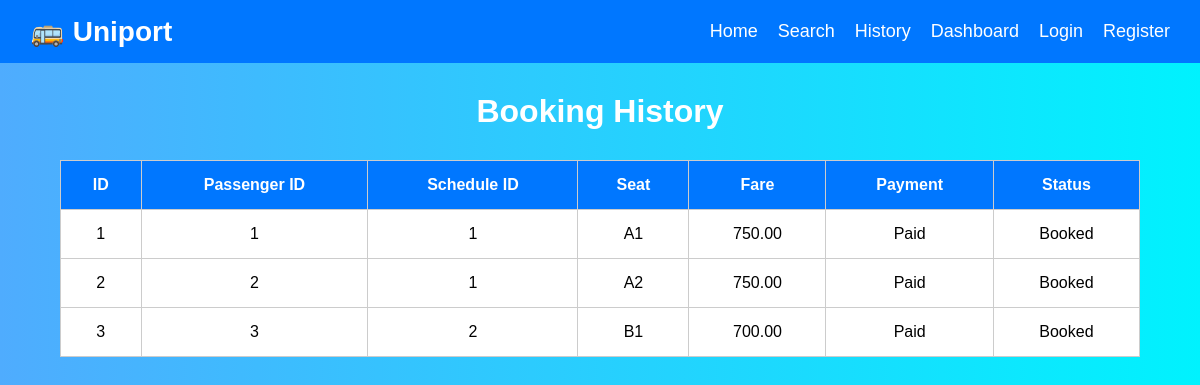
The page /history.php on the database its author committed.
### tables this page shows
CREATE TABLE bookings (
    booking_id INT AUTO_INCREMENT PRIMARY KEY,

    passenger_id INT NOT NULL,
    schedule_id INT NOT NULL,

    seat_number VARCHAR(10) NOT NULL,

    booking_date DATETIME DEFAULT CURRENT_TIMESTAMP,

    total_fare DECIMAL(10,2) NOT NULL,

    payment_status ENUM('Unpaid', 'Paid') DEFAULT 'Unpaid',

    booking_status ENUM('Booked', 'Cancelled') DEFAULT 'Booked',

    active_seat VARCHAR(10) GENERATED ALWAYS AS (
        CASE
            WHEN booking_status = 'Booked'
            THEN seat_number
            ELSE NULL
        END
    ) STORED,

    FOREIGN KEY (passenger_id)
    REFERENCES passengers(passenger_id)
    ON UPDATE CASCADE,

    FOREIGN KEY (schedule_id)
    REFERENCES schedules(schedule_id)
    ON UPDATE CASCADE,

    UNIQUE KEY unique_booked_seat (schedule_id, active_seat)
);

### history.php (the view, shortened to what this page needs)
<?php
include 'connect.php';
$sql = "SELECT * FROM bookings";
$result = mysqli_query($conn,$sql);
?>
<!DOCTYPE html>
<html>
<head>
<link rel="stylesheet" href="style.css">
</head>
<body>
<?php include 'includes/navbar.php'; ?>
<h1 style="text-align:center; margin-top:30px; color:white;">
Booking History
</h1>
<table>
<tr>
<th>ID</th>
<th>Passenger ID</th>
<th>Schedule ID</th>
<th>Seat</th>
<th>Fare</th>
<th>Payment</th>
<th>Status</th>
</tr>
<?php
while($row=mysqli_fetch_assoc($result)){
?>
<tr>
<td><?php echo $row['booking_id']; ?></td>
<td><?php echo $row['passenger_id']; ?></td>
<td><?php echo $row['schedule_id']; ?></td>
<td><?php echo $row['seat_number']; ?></td>
<td><?php echo $row['total_fare']; ?></td>
<td><?php echo $row['payment_status']; ?></td>
<td><?php echo $row['booking_status']; ?></td>
</tr>
<?php
}
?>
</table>
</body>
</html>

### includes/navbar.php
<div class="navbar">
    <div class="logo">
        🚌 Uniport
    </div>
    <div class="nav-links">
        <a href="index.php">Home</a>
        <a href="search.php">Search</a>
        <a href="history.php">History</a>
        <a href="dashboard.php">Dashboard</a>
        <a href="login.php">Login</a>
        <a href="register.php">Register</a>
    </div>
</div>

### style.css (style rules this page uses)
* { margin:0; padding:0; box-sizing:border-box; }
body { font-family:Arial, sans-serif; background:linear-gradient(to right,#4facfe,#00f2fe); min-height:100vh; }
.navbar { width:100%; background:#0077ff; padding:15px 30px; display:flex; justify-content:space-between; align-items:center; flex-wrap:wrap; }
.logo { color:white; font-size:28px; font-weight:bold; }
.nav-links { display:flex; flex-wrap:wrap; }
.nav-links a { color:white; text-decoration:none; margin-left:20px; font-size:18px; }
h1 { margin-bottom:20px; color:#0077ff; }
table { width:90%; margin:30px auto; background:white; border-collapse:collapse; }
table th, table td { padding:15px; border:1px solid #ccc; text-align:center; }
table th { background:#0077ff; color:white; }

### rows shown on the page
bookings: booking_id "1", passenger "1", schedule "1", seat_number "A1", total_fare "750.00", payment_status "Paid", booking_status "Booked"
bookings: booking_id "2", passenger "2", schedule "1", seat_number "A2", total_fare "750.00", payment_status "Paid", booking_status "Booked"
bookings: booking_id "3", passenger "3", schedule "2", seat_number "B1", total_fare "700.00", payment_status "Paid", booking_status "Booked"
